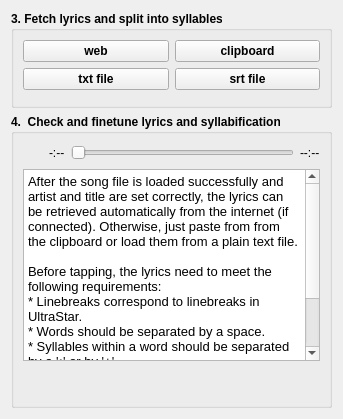
       <widget class="QWidget" name="layoutWidget">
        <layout class="QVBoxLayout" name="verticalLayout_Lyrics">
         <item>
          <widget class="QGroupBox" name="groupBox_Lyrics_Syllabificate">
           <property name="enabled">
            <bool>true</bool>
           </property>
           <property name="sizePolicy">
            <sizepolicy hsizetype="MinimumExpanding" vsizetype="Preferred">
             <horstretch>0</horstretch>
             <verstretch>0</verstretch>
            </sizepolicy>
           </property>
           <property name="minimumSize">
            <size>
             <width>321</width>
             <height>80</height>
            </size>
           </property>
           <property name="font">
            <font>
             <weight>75</weight>
             <bold>true</bold>
            </font>
           </property>
           <property name="whatsThis">
            <string/>
           </property>
           <property name="title">
            <string>3. Fetch lyrics and split into syllables</string>
           </property>
           <property name="flat">
            <bool>true</bool>
           </property>
           <layout class="QVBoxLayout" name="verticalLayout_3">
            <item>
             <layout class="QGridLayout" name="gridLayout_3">
              <item row="0" column="1">
               <widget class="QPushButton" name="pushButton_PasteFromClipboard">
                <property name="enabled">
                 <bool>true</bool>
                </property>
                <property name="sizePolicy">
                 <sizepolicy hsizetype="MinimumExpanding" vsizetype="Preferred">
                  <horstretch>0</horstretch>
                  <verstretch>0</verstretch>
                 </sizepolicy>
                </property>
                <property name="toolTip">
                 <string>paste from Clipboard</string>
                </property>
                <property name="statusTip">
                 <string/>
                </property>
                <property name="whatsThis">
                 <string/>
                </property>
                <property name="text">
                 <string>clipboard</string>
                </property>
                <property name="icon">
                 <iconset resource="resources/UltraStar-Creator.qrc">
                  <normaloff>:/icons/clipboard-paste-document-text.png</normaloff>:/icons/clipboard-paste-document-text.png</iconset>
                </property>
                <property name="flat">
                 <bool>false</bool>
                </property>
               </widget>
              </item>
              <item row="0" column="0">
               <widget class="QPushButton" name="pushButton_GetLyrics">
                <property name="enabled">
                 <bool>true</bool>
                </property>
                <property name="sizePolicy">
                 <sizepolicy hsizetype="MinimumExpanding" vsizetype="Preferred">
                  <horstretch>0</horstretch>
                  <verstretch>0</verstretch>
                 </sizepolicy>
                </property>
                <property name="toolTip">
                 <string>fetch lyrics from musixmatch.com</string>
                </property>
                <property name="text">
                 <string>web</string>
                </property>
                <property name="icon">
                 <iconset resource="resources/UltraStar-Creator.qrc">
                  <normaloff>:/icons/world.png</normaloff>:/icons/world.png</iconset>
                </property>
                <property name="flat">
                 <bool>false</bool>
                </property>
               </widget>
              </item>
              <item row="1" column="0">
               <widget class="QPushButton" name="pushButton_BrowseLyrics">
                <property name="enabled">
                 <bool>true</bool>
                </property>
                <property name="sizePolicy">
                 <sizepolicy hsizetype="MinimumExpanding" vsizetype="Preferred">
                  <horstretch>0</horstretch>
                  <verstretch>0</verstretch>
                 </sizepolicy>
                </property>
                <property name="toolTip">
                 <string>read lyrics from file</string>
                </property>
                <property name="statusTip">
                 <string/>
                </property>
                <property name="whatsThis">
                 <string/>
                </property>
                <property name="text">
                 <string notr="true">txt file</string>
                </property>
                <property name="icon">
                 <iconset resource="resources/UltraStar-Creator.qrc">
                  <normaloff>:/icons/folder-open-document.png</normaloff>:/icons/folder-open-document.png</iconset>
                </property>
                <property name="flat">
                 <bool>false</bool>
                </property>
               </widget>
              </item>
              <item row="1" column="1">
               <widget class="QPushButton" name="pushButton_BrowseSubtitles">
                <property name="enabled">
                 <bool>true</bool>
                </property>
                <property name="text">
                 <string>srt file</string>
                </property>
                <property name="icon">
                 <iconset resource="resources/UltraStar-Creator.qrc">
                  <normaloff>:/icons/folder-open-document.png</normaloff>:/icons/folder-open-document.png</iconset>
                </property>
               </widget>
              </item>
             </layout>
            </item>
            <item>
             <spacer name="verticalSpacer_2">
              <property name="orientation">
               <enum>Qt::Vertical</enum>
              </property>
              <property name="sizeType">
               <enum>QSizePolicy::Fixed</enum>
              </property>
              <property name="sizeHint" stdset="0">
               <size>
                <width>20</width>
                <height>6</height>
               </size>
              </property>
             </spacer>
            </item>
           </layout>
          </widget>
         </item>
         <item>
          <widget class="QGroupBox" name="groupBox_InputLyrics">
           <property name="enabled">
            <bool>true</bool>
           </property>
           <property name="sizePolicy">
            <sizepolicy hsizetype="Expanding" vsizetype="Expanding">
             <horstretch>100</horstretch>
             <verstretch>100</verstretch>
            </sizepolicy>
           </property>
           <property name="minimumSize">
            <size>
             <width>0</width>
             <height>0</height>
            </size>
           </property>
           <property name="sizeIncrement">
            <size>
             <width>0</width>
             <height>0</height>
            </size>
           </property>
           <property name="font">
            <font>
             <weight>75</weight>
             <bold>true</bold>
            </font>
           </property>
           <property name="autoFillBackground">
            <bool>false</bool>
           </property>
           <property name="title">
            <string>4.  Check and finetune lyrics and syllabification</string>
           </property>
           <property name="flat">
            <bool>true</bool>
           </property>
           <layout class="QVBoxLayout" name="verticalLayout_4">
            <item>
             <layout class="QHBoxLayout" name="horizontalLayout_5">
              <item>
               <widget class="QPushButton" name="pushButton_PreviewPlayPause">
                <property name="enabled">
                 <bool>true</bool>
                </property>
                <property name="sizePolicy">
                 <sizepolicy hsizetype="Fixed" vsizetype="Fixed">
                  <horstretch>0</horstretch>
                  <verstretch>0</verstretch>
                 </sizepolicy>
                </property>
                <property name="maximumSize">
                 <size>
                  <width>20</width>
                  <height>20</height>
                 </size>
                </property>
                <property name="statusTip">
                 <string/>
                </property>
                <property name="whatsThis">
                 <string/>
                </property>
                <property name="layoutDirection">
                 <enum>Qt::LeftToRight</enum>
                </property>
                <property name="text">
                 <string notr="true"/>
                </property>
                <property name="icon">
                 <iconset resource="resources/UltraStar-Creator.qrc">
                  <normaloff>:/icons/control_play_blue.png</normaloff>:/icons/control_play_blue.png</iconset>
                </property>
                <property name="flat">
                 <bool>true</bool>
                </property>
               </widget>
              </item>
              <item>
               <widget class="QLabel" name="label_PreviewTimeElapsed">
                <property name="enabled">
                 <bool>true</bool>
                </property>
                <property name="font">
                 <font>
                  <weight>50</weight>
                  <bold>false</bold>
                 </font>
                </property>
                <property name="text">
                 <string notr="true">-:--</string>
                </property>
               </widget>
              </item>
              <item>
               <widget class="QSlider" name="horizontalSlider_PreviewMP3">
                <property name="enabled">
                 <bool>true</bool>
                </property>
                <property name="orientation">
                 <enum>Qt::Horizontal</enum>
                </property>
               </widget>
              </item>
              <item>
               <widget class="QLabel" name="label_PreviewTimeToRun">
                <property name="enabled">
                 <bool>true</bool>
                </property>
                <property name="font">
                 <font>
                  <weight>50</weight>
                  <bold>false</bold>
                 </font>
                </property>
                <property name="text">
                 <string notr="true">--:--</string>
                </property>
               </widget>
              </item>
             </layout>
            </item>
            <item>
             <widget class="QPlainTextEdit" name="plainTextEdit_InputLyrics">
              <property name="enabled">
               <bool>true</bool>
              </property>
              <property name="sizePolicy">
               <sizepolicy hsizetype="Expanding" vsizetype="Expanding">
                <horstretch>50</horstretch>
                <verstretch>50</verstretch>
               </sizepolicy>
              </property>
              <property name="sizeIncrement">
               <size>
                <width>0</width>
                <height>0</height>
               </size>
              </property>
              <property name="font">
               <font>
                <pointsize>10</pointsize>
                <weight>50</weight>
                <bold>false</bold>
               </font>
              </property>
              <property name="acceptDrops">
               <bool>true</bool>
              </property>
              <property name="toolTip">
               <string/>
              </property>
              <property name="statusTip">
               <string/>
              </property>
              <property name="whatsThis">
               <string/>
              </property>
              <property name="tabChangesFocus">
               <bool>true</bool>
              </property>
              <property name="lineWrapMode">
               <enum>QPlainTextEdit::WidgetWidth</enum>
              </property>
              <property name="plainText">
               <string>After the song file is loaded successfully and artist and title are set correctly, the lyrics can be retrieved automatically from the internet (if connected). Otherwise, just paste from from the clipboard or load them from a plain text file.

Before tapping, the lyrics need to meet the following requirements:
* Linebreaks correspond to linebreaks in UltraStar.
* Words should be separated by a space.
* Syllables within a word should be separated by a '•' or by '+'.
* Add '•~' or '+~' for each repeated vowel if needed.

</string>
              </property>
             </widget>
            </item>
            <item>
             <layout class="QHBoxLayout" name="horizontalLayout_2" stretch="1,0,0">
              <property name="spacing">
               <number>0</number>
              </property>
              <item>
               <spacer name="horizontalSpacer">
                <property name="enabled">
                 <bool>true</bool>
                </property>
                <property name="orientation">
                 <enum>Qt::Horizontal</enum>
                </property>
                <property name="sizeType">
                 <enum>QSizePolicy::Preferred</enum>
                </property>
                <property name="sizeHint" stdset="0">
                 <size>
                  <width>13</width>
                  <height>29</height>
                 </size>
                </property>
               </spacer>
              </item>
              <item>
               <widget class="QPushButton" name="pushButton_InputLyricsIncreaseFontSize">
                <property name="enabled">
                 <bool>true</bool>
                </property>
                <property name="sizePolicy">
                 <sizepolicy hsizetype="Fixed" vsizetype="Fixed">
                  <horstretch>0</horstretch>
                  <verstretch>0</verstretch>
                 </sizepolicy>
                </property>
                <property name="toolTip">
                 <string/>
                </property>
                <property name="statusTip">
                 <string/>
                </property>
                <property name="whatsThis">
                 <string/>
                </property>
                <property name="text">
                 <string/>
                </property>
                <property name="icon">
                 <iconset resource="resources/UltraStar-Creator.qrc">
                  <normaloff>:/icons/edit-size-up.png</normaloff>:/icons/edit-size-up.png</iconset>
                </property>
                <property name="flat">
                 <bool>true</bool>
                </property>
               </widget>
              </item>
              <item>
               <widget class="QPushButton" name="pushButton_InputLyricsDecreaseFontSize">
                <property name="enabled">
                 <bool>true</bool>
                </property>
                <property name="sizePolicy">
                 <sizepolicy hsizetype="Fixed" vsizetype="Fixed">
                  <horstretch>0</horstretch>
                  <verstretch>0</verstretch>
                 </sizepolicy>
                </property>
                <property name="toolTip">
                 <string/>
                </property>
                <property name="statusTip">
                 <string/>
                </property>
                <property name="whatsThis">
                 <string/>
                </property>
                <property name="text">
                 <string/>
                </property>
                <property name="icon">
                 <iconset resource="resources/UltraStar-Creator.qrc">
                  <normaloff>:/icons/edit-size-down.png</normaloff>:/icons/edit-size-down.png</iconset>
                </property>
                <property name="flat">
                 <bool>true</bool>
                </property>
               </widget>
              </item>
             </layout>
            </item>
           </layout>
          </widget>
         </item>
        </layout>
       </widget>
